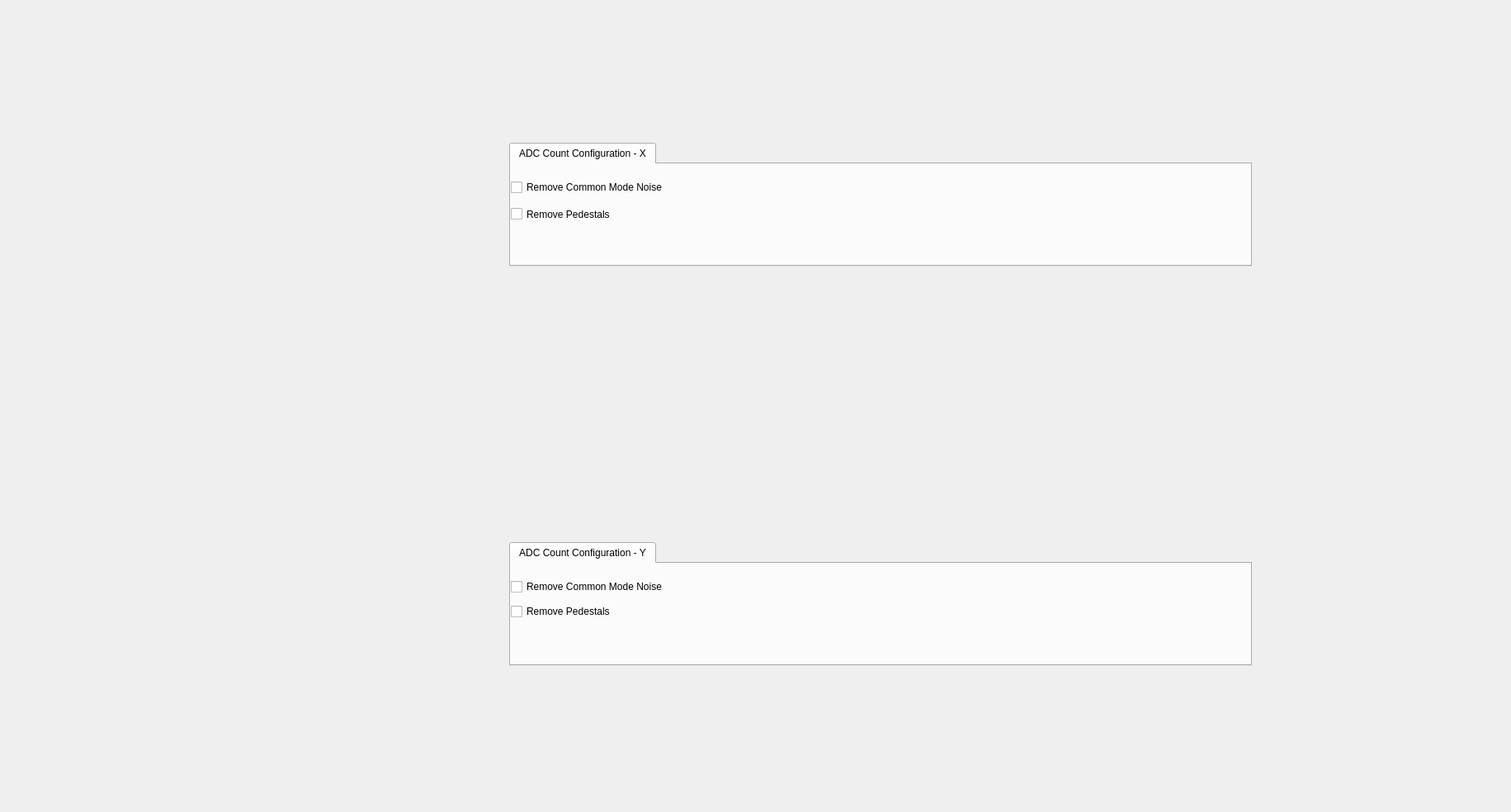
<?xml version="1.0" encoding="UTF-8"?>
<ui version="4.0">
 <class>ePixViewer</class>
 <widget class="QWidget" name="ePixViewer">
  <property name="geometry">
   <rect>
    <x>0</x>
    <y>0</y>
    <width>1831</width>
    <height>984</height>
   </rect>
  </property>
  <property name="sizePolicy">
   <sizepolicy hsizetype="Preferred" vsizetype="Preferred">
    <horstretch>0</horstretch>
    <verstretch>0</verstretch>
   </sizepolicy>
  </property>
  <property name="minimumSize">
   <size>
    <width>1761</width>
    <height>984</height>
   </size>
  </property>
  <property name="windowTitle">
   <string>assertViewer - ${title}</string>
  </property>
  <layout class="QGridLayout" name="gridLayout_2">
   <item row="0" column="0">
    <layout class="QGridLayout" name="gridLayout">
     <item row="0" column="1" rowspan="2">
      <widget class="PyDMEmbeddedDisplay" name="PyDMEmbeddedDisplay">
       <property name="toolTip">
        <string/>
       </property>
      </widget>
     </item>
     <item row="0" column="0" rowspan="2">
      <widget class="PyDMImageView" name="PyDMImageView_2">
       <property name="sizePolicy">
        <sizepolicy hsizetype="Preferred" vsizetype="Preferred">
         <horstretch>0</horstretch>
         <verstretch>0</verstretch>
        </sizepolicy>
       </property>
       <property name="toolTip">
        <string/>
       </property>
      </widget>
     </item>
     <item row="2" column="0" rowspan="2">
      <widget class="PyDMImageView" name="PyDMImageView_3">
       <property name="toolTip">
        <string/>
       </property>
      </widget>
     </item>
     <item row="2" column="1" rowspan="2">
      <widget class="PyDMEmbeddedDisplay" name="PyDMEmbeddedDisplay_2">
       <property name="toolTip">
        <string/>
       </property>
      </widget>
     </item>
     <item row="0" column="2" rowspan="2" colspan="2">
      <widget class="PyDMTabWidget" name="PyDMTabWidget">
       <property name="sizePolicy">
        <sizepolicy hsizetype="Fixed" vsizetype="Fixed">
         <horstretch>0</horstretch>
         <verstretch>0</verstretch>
        </sizepolicy>
       </property>
       <property name="minimumSize">
        <size>
         <width>900</width>
         <height>150</height>
        </size>
       </property>
       <property name="toolTip">
        <string/>
       </property>
       <property name="whatsThis">
        <string/>
       </property>
       <property name="currentIndex">
        <number>0</number>
       </property>
       <property name="alarmChannels">
        <stringlist>
         <string></string>
        </stringlist>
       </property>
       <widget class="QWidget" name="tab_5">
        <attribute name="title">
         <string>ADC Count Configuration - X</string>
        </attribute>
        <widget class="PyDMCheckbox" name="PyDMCheckbox_15">
         <property name="geometry">
          <rect>
           <x>0</x>
           <y>50</y>
           <width>141</width>
           <height>21</height>
          </rect>
         </property>
         <property name="toolTip">
          <string/>
         </property>
         <property name="text">
          <string>Remove Pedestals</string>
         </property>
         <property name="rules">
          <string>[{&quot;name&quot;: &quot;DarkReady&quot;, &quot;property&quot;: &quot;Enable&quot;, &quot;initial_value&quot;: &quot;True&quot;, &quot;expression&quot;: &quot;ch[0]&quot;, &quot;channels&quot;: [{&quot;channel&quot;: &quot;${dataReceiver}.DarkReady&quot;, &quot;trigger&quot;: true}]}]</string>
         </property>
         <property name="channel">
          <string>${dataReceiver}.ApplyDark</string>
         </property>
        </widget>
        <widget class="PyDMCheckbox" name="PyDMCheckbox_16">
         <property name="geometry">
          <rect>
           <x>0</x>
           <y>20</y>
           <width>211</width>
           <height>16</height>
          </rect>
         </property>
         <property name="toolTip">
          <string/>
         </property>
         <property name="text">
          <string>Remove Common Mode Noise</string>
         </property>
         <property name="rules">
          <string>[{&quot;name&quot;: &quot;DarkReady&quot;, &quot;property&quot;: &quot;Enable&quot;, &quot;initial_value&quot;: &quot;True&quot;, &quot;expression&quot;: &quot;ch[0]&quot;, &quot;channels&quot;: [{&quot;channel&quot;: &quot;${dataReceiver}.DarkReady&quot;, &quot;trigger&quot;: true}]}]</string>
         </property>
         <property name="channel">
          <string>${dataReceiver}.ShowDark</string>
         </property>
        </widget>
       </widget>
      </widget>
     </item>
     <item row="2" column="2" rowspan="2">
      <widget class="PyDMTabWidget" name="PyDMTabWidget_2">
       <property name="sizePolicy">
        <sizepolicy hsizetype="Fixed" vsizetype="Fixed">
         <horstretch>0</horstretch>
         <verstretch>0</verstretch>
        </sizepolicy>
       </property>
       <property name="minimumSize">
        <size>
         <width>900</width>
         <height>150</height>
        </size>
       </property>
       <property name="toolTip">
        <string/>
       </property>
       <property name="whatsThis">
        <string/>
       </property>
       <property name="alarmChannels">
        <stringlist>
         <string></string>
        </stringlist>
       </property>
       <widget class="QWidget" name="tab_3">
        <attribute name="title">
         <string>ADC Count Configuration - Y</string>
        </attribute>
        <widget class="PyDMCheckbox" name="PyDMCheckbox">
         <property name="geometry">
          <rect>
           <x>0</x>
           <y>20</y>
           <width>201</width>
           <height>16</height>
          </rect>
         </property>
         <property name="toolTip">
          <string/>
         </property>
         <property name="text">
          <string>Remove Common Mode Noise</string>
         </property>
        </widget>
        <widget class="PyDMCheckbox" name="PyDMCheckbox_2">
         <property name="geometry">
          <rect>
           <x>0</x>
           <y>50</y>
           <width>141</width>
           <height>16</height>
          </rect>
         </property>
         <property name="toolTip">
          <string/>
         </property>
         <property name="text">
          <string>Remove Pedestals</string>
         </property>
        </widget>
       </widget>
      </widget>
     </item>
    </layout>
   </item>
  </layout>
 </widget>
 <customwidgets>
  <customwidget>
   <class>PyDMTabWidget</class>
   <extends>QTabWidget</extends>
   <header>pydm.widgets.tab_bar</header>
  </customwidget>
  <customwidget>
   <class>PyDMCheckbox</class>
   <extends>QCheckBox</extends>
   <header>pydm.widgets.checkbox</header>
  </customwidget>
  <customwidget>
   <class>PyDMEmbeddedDisplay</class>
   <extends>QFrame</extends>
   <header>pydm.widgets.embedded_display</header>
  </customwidget>
  <customwidget>
   <class>PyDMImageView</class>
   <extends>QWidget</extends>
   <header>pydm.widgets.image</header>
  </customwidget>
 </customwidgets>
 <resources/>
 <connections/>
</ui>
